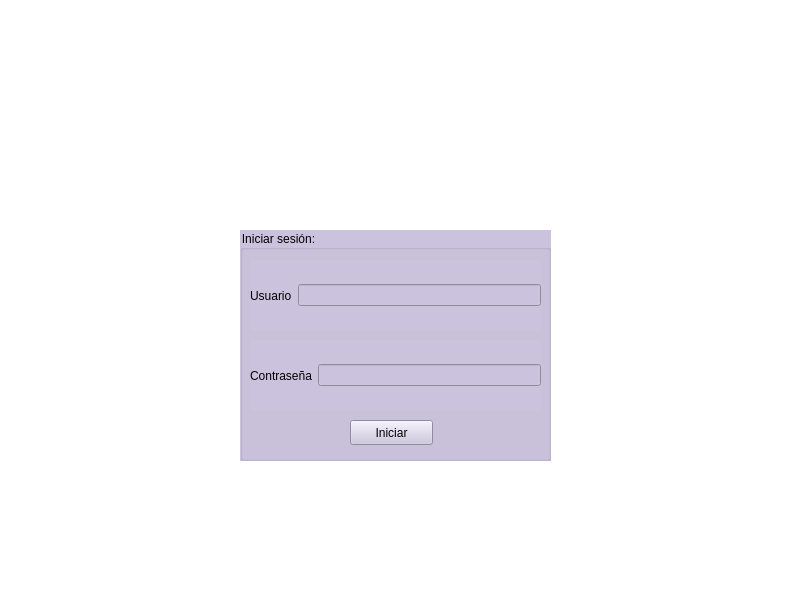
<?xml version="1.0" encoding="UTF-8"?>
<ui version="4.0">
 <class>MainWindow</class>
 <widget class="QMainWindow" name="MainWindow">
  <property name="geometry">
   <rect>
    <x>0</x>
    <y>0</y>
    <width>800</width>
    <height>600</height>
   </rect>
  </property>
  <property name="windowTitle">
   <string>MainWindow</string>
  </property>
  <property name="styleSheet">
   <string notr="true">background-color: rgb(255, 255, 255);</string>
  </property>
  <widget class="QWidget" name="centralwidget">
   <widget class="QGroupBox" name="groupBox">
    <property name="geometry">
     <rect>
      <x>240</x>
      <y>230</y>
      <width>311</width>
      <height>231</height>
     </rect>
    </property>
    <property name="styleSheet">
     <string notr="true">background-color: rgb(203, 195, 221);</string>
    </property>
    <property name="title">
     <string>Iniciar sesión:</string>
    </property>
    <widget class="QPushButton" name="pushButton_iniciar">
     <property name="geometry">
      <rect>
       <x>110</x>
       <y>190</y>
       <width>83</width>
       <height>25</height>
      </rect>
     </property>
     <property name="text">
      <string>Iniciar</string>
     </property>
    </widget>
    <widget class="QWidget" name="layoutWidget">
     <property name="geometry">
      <rect>
       <x>10</x>
       <y>30</y>
       <width>291</width>
       <height>71</height>
      </rect>
     </property>
     <layout class="QHBoxLayout" name="horizontalLayout">
      <item>
       <widget class="QLabel" name="label">
        <property name="text">
         <string>Usuario</string>
        </property>
       </widget>
      </item>
      <item>
       <widget class="QLineEdit" name="lineEdit_usuario"/>
      </item>
     </layout>
    </widget>
    <widget class="QWidget" name="layoutWidget">
     <property name="geometry">
      <rect>
       <x>10</x>
       <y>110</y>
       <width>291</width>
       <height>71</height>
      </rect>
     </property>
     <layout class="QHBoxLayout" name="horizontalLayout_2">
      <item>
       <widget class="QLabel" name="label_2">
        <property name="text">
         <string>Contraseña</string>
        </property>
       </widget>
      </item>
      <item>
       <widget class="QLineEdit" name="lineEdit_contrasena"/>
      </item>
     </layout>
    </widget>
   </widget>
   <widget class="QLabel" name="label_3">
    <property name="geometry">
     <rect>
      <x>150</x>
      <y>20</y>
      <width>511</width>
      <height>151</height>
     </rect>
    </property>
    <property name="text">
     <string/>
    </property>
    <property name="pixmap">
     <pixmap>../Pictures/jalisco.png</pixmap>
    </property>
   </widget>
   <widget class="QLabel" name="label_4">
    <property name="geometry">
     <rect>
      <x>10</x>
      <y>390</y>
      <width>201</width>
      <height>161</height>
     </rect>
    </property>
    <property name="text">
     <string/>
    </property>
    <property name="pixmap">
     <pixmap>../Pictures/ubic1.png</pixmap>
    </property>
   </widget>
   <widget class="QLabel" name="label_5">
    <property name="geometry">
     <rect>
      <x>600</x>
      <y>400</y>
      <width>181</width>
      <height>161</height>
     </rect>
    </property>
    <property name="text">
     <string/>
    </property>
    <property name="pixmap">
     <pixmap>../Pictures/taxi.png</pixmap>
    </property>
   </widget>
  </widget>
  <widget class="QMenuBar" name="menubar">
   <property name="geometry">
    <rect>
     <x>0</x>
     <y>0</y>
     <width>800</width>
     <height>22</height>
    </rect>
   </property>
  </widget>
  <widget class="QStatusBar" name="statusbar"/>
 </widget>
 <resources/>
 <connections/>
</ui>
